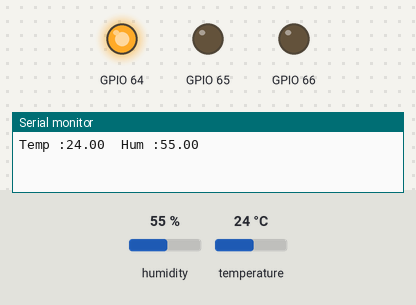
Bench run of a sketch on a simulated ESP8266 (NodeMCU). Shown: output pins drawn as LEDs (lit = HIGH), the last lines printed to the serial monitor. The inputs (shaded band) are chosen by the test bench; at power-on: humidity 55 %, temperature 24 °C.

Above: at 0.5 s.
At 1.5 s:
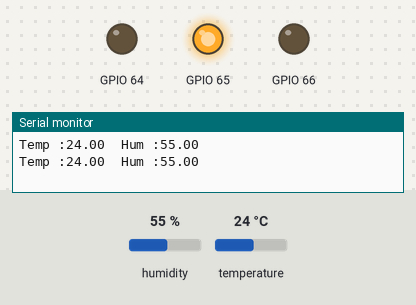
At 5.5 s:
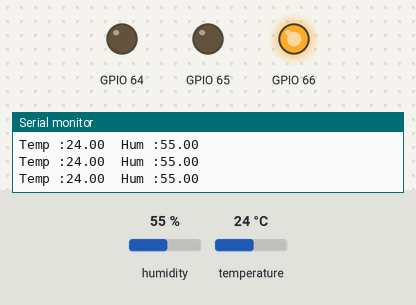
Timing chart, 0 to 7.0 s (numbered marks = the images above):
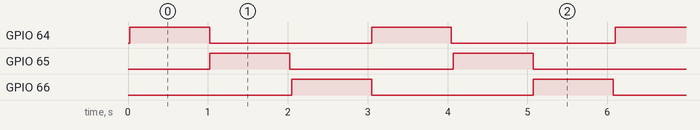

The sketch:

testI2cIo.ino
```cpp
#include "Wire.h"
#include "PCF8574.h"
#include "DHT.h"
#include<Arduino.h>

#define SDA_PIN D1
#define SCL_PIN D2
#define PCF8574_ADRESS_WRITE 0x20
#define PCF8574_ADRESS_READ 0x21
#define BOARD_OUTPUT_CH_1 0
#define BOARD_OUTPUT_CH_2 1
#define BOARD_OUTPUT_CH_3 2
#define BOARD_INPUT_CH_1 3
#define BOARD_INPUT_CH_2 4
#define BOARD_INPUT_CH_3 5
#define BOARD_INPUT_CH_4 6
#define BOARD_INPUT_CH_5 7

#define BOARD_DHT11_PIN D7
#define DHTTYPE DHT11

//PCF8574 pcf20(PCF8574_ADRESS_WRITE);
DHT dht(BOARD_DHT11_PIN, DHTTYPE);
PCF8574 expander;

void setup() {
  // put your setup code here, to run once:
    Serial.begin(9600);
  //  pcf20.begin(SDA_PIN,SCL_PIN);
    dht.begin();
    expander.begin(0x20);

  /* Setup some PCF8574 pins for demo */
  expander.pinMode(0, OUTPUT);
  expander.pinMode(1, OUTPUT);
  expander.pinMode(2, OUTPUT);
  expander.pinMode(3, INPUT_PULLUP);

}
int i=0;
void loop() {
  float h = dht.readHumidity();
  // Read temperature as Celsius (the default)
  float t = dht.readTemperature();
 // Serial.print(pcf20.readButton(BOARD_INPUT_CH_1));
 // Serial.print(pcf20.readButton(BOARD_INPUT_CH_2));
 // Serial.println(pcf20.readButton(BOARD_INPUT_CH_3));
  Serial.print("Temp :");
  Serial.print(t);
  Serial.print("  Hum :");
  Serial.println(h);
  //pcf20.write(i, true);
  expander.digitalWrite(i,HIGH);


  delay(1000);
  //pcf20.write(i, false);
  expander.digitalWrite(i,LOW);
  i++;
  i=i%3;


}
```

Measured:
- by itself, GPIO 64–66: alternates HIGH for 1.0 s and LOW for 2.0 s
- by itself, everything shown: repeats every 3.0 s, in 6 steps
